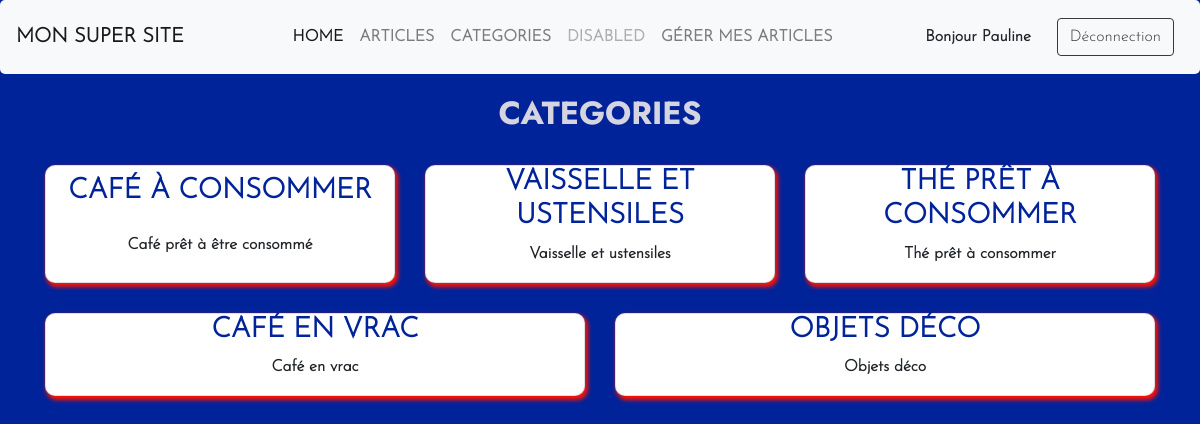
/categories (signed in), run on the app's committed database.
### tables this page shows
CREATE TABLE  categories  (
     id_categorie  INT NOT NULL AUTO_INCREMENT,
     nom_categorie  varchar(50) NOT NULL,
     description_categorie VARCHAR(100) NOT NULL,
    PRIMARY KEY ( id_categorie )
);

### Controllers/Controller.php (called while the page is built, shortened)
<?php
abstract class Controller {
    public function render(string $fichier, array $donnees = [], string $template='default'){
         extract($donnees);
        require_once($_SERVER['DOCUMENT_ROOT'].'/Views/'.$fichier.'.php');
    }
}

### Controllers/CategoriesController.php (called while the page is built, shortened)
<?php
class CategoriesController extends Controller{
    public function index(){
        $instanceCategorie = new ModelCategorie;
        $categories=$instanceCategorie->findAll();
        $this->render('categories/index',['categories'=>$categories]);
    }
}

### Models/Table/ModelCategorie.php (called while the page is built, shortened)
<?php
class ModelCategorie extends Model {
    public function __construct(){
        $this->table = 'categories';
    }
}

### Main/Database.php (called while the page is built, shortened)
<?php
class Database extends PDO{
    private static $instance;
    private function __construct(){
        $_dsn = 'mysql:dbname='. self::DBNAME . ';host=' . self::DBHOST . ';charset='. self::DBCHARSET;
    }
    public static function getInstance():self {
        if(self::$instance === null){
            self::$instance = new self();
        }
        return self::$instance;
    }
}
?>

### Models/Model.php (called while the page is built, shortened)
<?php
class Model extends Database{
    protected $table;
    public function executerRequete(string $sql, array $attributs = null){
        $this->db = Database::getInstance();
        if($attributs !== null){
            $query = $this->db->prepare($sql);
            $query->execute($attributs);
            return $query;
        } else {
            return $this->db->query($sql);
        }
    }
    public function findAll() {
        $query = $this->executerRequete('SELECT * FROM '.$this->table);
        return $query->fetchAll();
    }
}
?>

### public/views/categories/index.php (the view, shortened to what this page needs)
<div class="container">
    <div class="row page">
        <h2>Categories</h2>
    </div>
    <div class="row">
        <?php foreach ($categories as $categorie) { ?>
            <div class="card col-12 col-sm article">
                <h3><a href="categories/lire/<?php echo $categorie["id"] ?>">
                        <?php echo ($categorie['nom_categorie']) ?></a></h3>
                <p><?php echo ($categorie['description_categorie']) ?></p>
            </div>
        <?php } ?>
    </div>
</div>

### public/views/includes/assets/style.css (style rules this page uses)
:root { --first-main-color: rgba(71, 71, 71, 0.445); --second-main-color: #00239a; --third-main-color: #ff1300; --fourth-main-color: rgba(233, 231, 231, 0.911); }
* { text-align: center; justify-content: space-around; border-radius: 5px; list-style: none; font-family: "font-generale"; font-weight: 600; }
body { background-color: var(--second-main-color); }
a, h3 { color: var(--second-main-color); text-transform: uppercase; font-weight: 900; }
h2 { color: var(--fourth-main-color); text-transform: uppercase; font-family: "font-titre"; }
.page { margin-top: 20px; margin-bottom: 10px; line-height: 3; }
.row { justify-content: space-around; }
.card { border-radius: 10px; -webkit-box-shadow: 2px 3px 8px 1px var(--third-main-color); box-shadow: 2px 3px 4px 1px var(--third-main-color); transition: 0.5s; margin: 15px 15px; align-items: center; min-width: 23vw; }

### data on the page
categories: nom_categorie "CAFÉ À CONSOMMER", description_categorie "Café prêt à être consommé"
categories: nom_categorie "VAISSELLE ET USTENSILES", description_categorie "Vaisselle et ustensiles"
categories: nom_categorie "THÉ PRÊT À CONSOMMER", description_categorie "Thé prêt à consommer"
categories: nom_categorie "CAFÉ EN VRAC", description_categorie "Café en vrac"
categories: nom_categorie "OBJETS DÉCO", description_categorie "Objets déco"

### other printed values
$_SESSION['utilisateur']['nom'] "Pauline"
